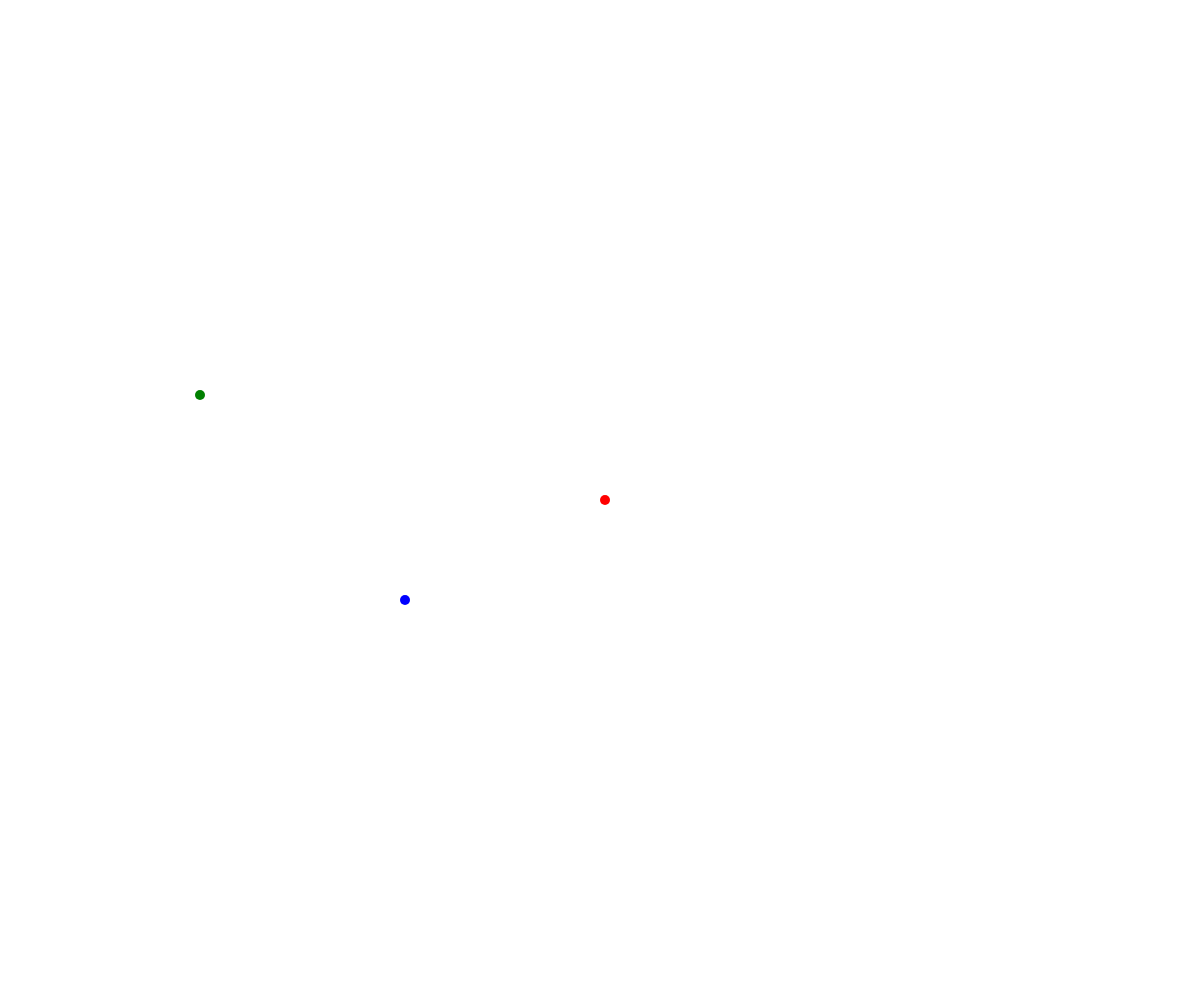
Frame 1 (no input)
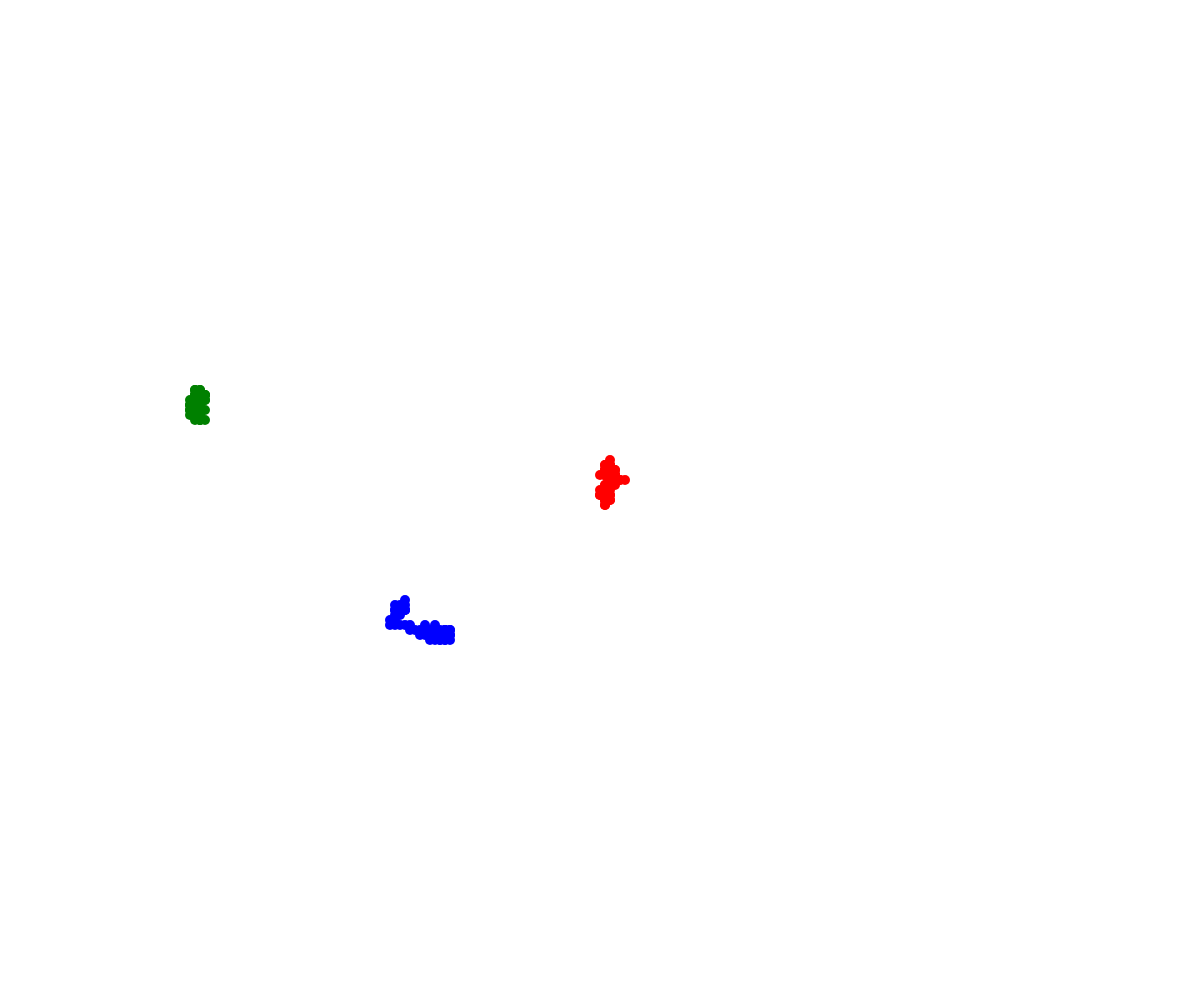
Frame 60 (no input)
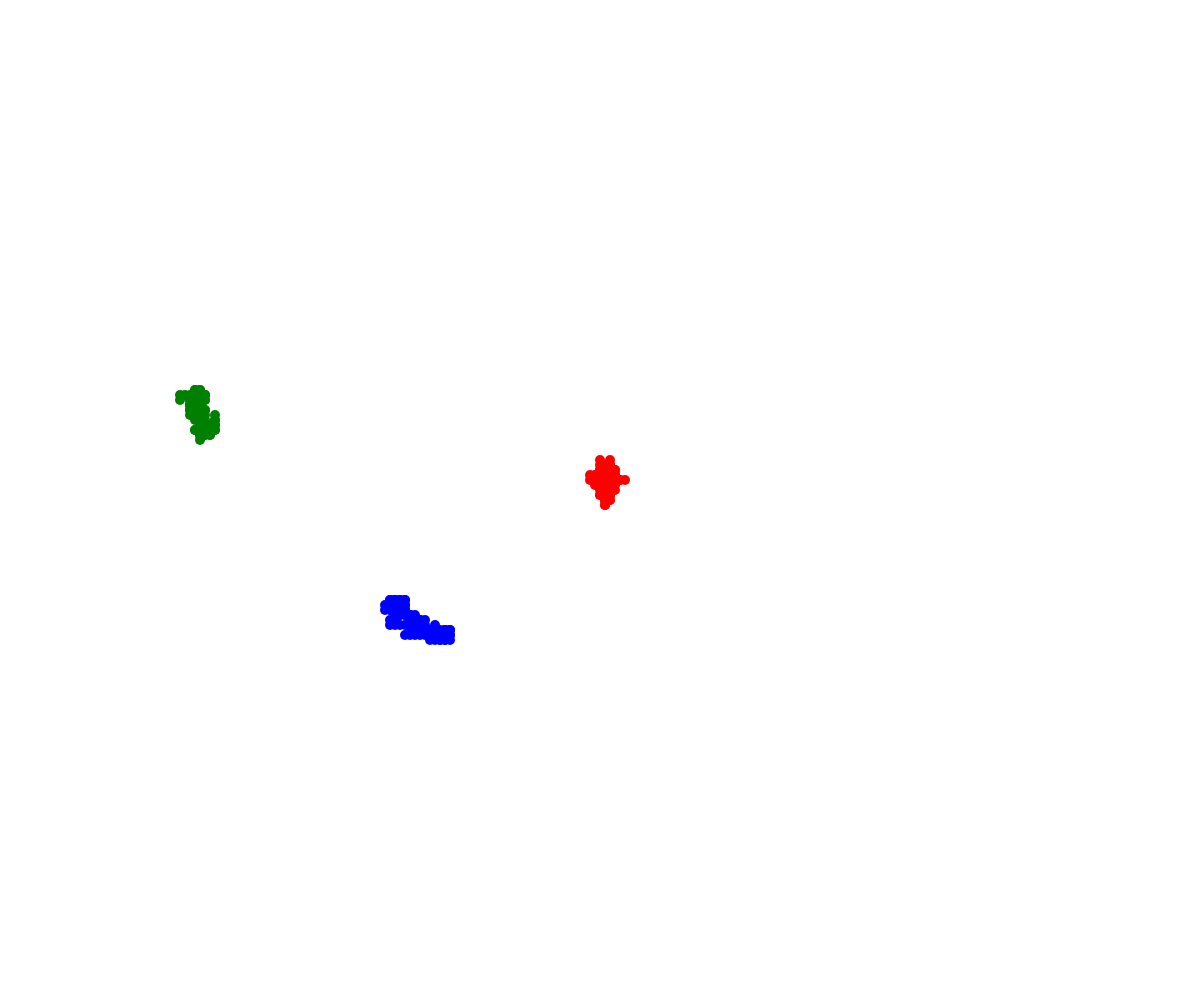
Frame 120 (the mouse pressed at the canvas centre since frame 60)

The p5.js sketch that drew these frames (run headless with seeded random() and noise() and a simulated clock; from frame 60 on, the mouse is pressed at the canvas centre):

// p5.js sketch
// ── sketch.js
// Project Title
// Your Name
// Date
//
// Extra for Experts:
// - describe what you did to take this project "above and beyond"

class Walker {
  constructor(x, y, color) {
    this.x = x;
    this.y = y;
    this.stepSize = 5;
    this.color = color;
    this.radius = 5;
  }

  display() {
    fill(this.color);
    circle(this.x, this.y, this.radius * 2);
  }

  move() {
    let choice = random(100);
    if (choice < 25) {
      //move up
      this.y -= this.stepSize;
    }
    else if (choice < 50) {
      //move down
      this.y += this.stepSize;
    }
    else if (choice < 75) {
      //move right
      this.x += this.stepSize;
    }  
    else {
      //move left
      this.x -= this.stepSize;
    }
  }
}

let maram;
let griffin;
let seth;

function setup() {
  createCanvas(windowWidth, windowHeight);
  maram = new Walker(width/2, height/2, "red");
  griffin = new Walker(200, 400, "green");
  seth = new Walker (400, 600, "blue");
  noStroke();
}

function draw() {
  maram.move();
  griffin.move();
  seth.move();
  maram.display();
  griffin.display();
  seth.display();
}
